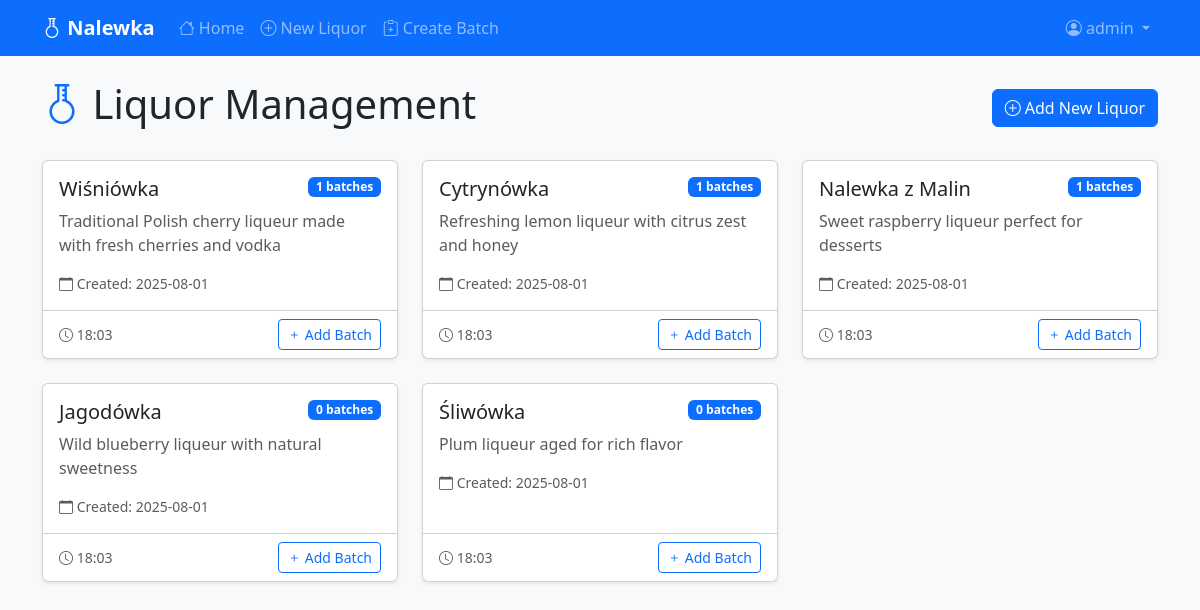
Before: /index (signed in) with the older database file.
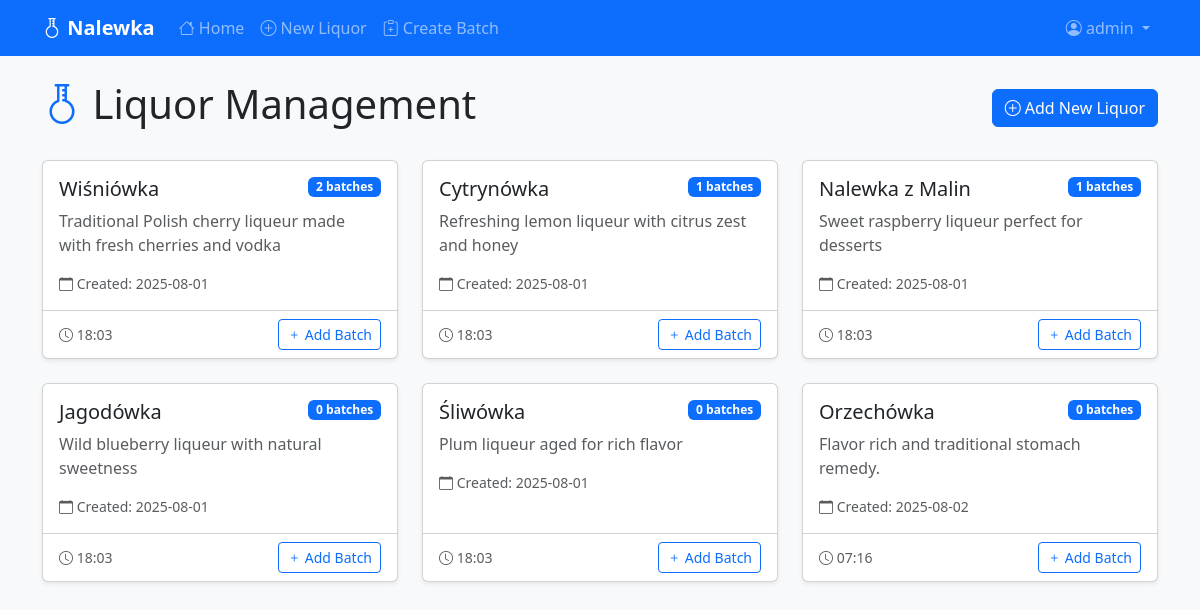
After: the same page with the newer database file.
### app/models.py (models this page shows, shortened)
class Liquor(db.Model):
    id: so.Mapped[int] = so.mapped_column(primary_key=True)
    name: so.Mapped[str] = so.mapped_column(sa.String(128), index=True)
    created: so.Mapped[datetime] = so.mapped_column(index=True, default=lambda: datetime.now(timezone.utc))
    description: so.Mapped[Optional[str]] = so.mapped_column(sa.Text())
    user_id: so.Mapped[int] = so.mapped_column(sa.ForeignKey(User.id), index=True)
    author: so.Mapped[User] = so.relationship(back_populates='liquors')
    batches: so.Mapped[list['Batch']] = so.relationship(back_populates='liquor', cascade='all, delete-orphan')

### app/routes.py (the view)
@app.route('/')
@app.route('/index')
def index():
    if current_user.is_authenticated:
        liquors = Liquor.query.filter_by(user_id=current_user.id).all()
    else:
        liquors = []
    return render_template('index.html', liquors=liquors)

### app/models.py (called while the page is built)
@login.user_loader
def load_user(id):
    return db.session.get(User, int(id))

### app/templates/index.html (shortened to what this page needs)
{% extends "base.html" %}
{% block content %}
<div class="row">
    <div class="col-12">
        <div class="d-flex justify-content-between align-items-center mb-4">
            <h1><i class="bi bi-flask-florence text-primary"></i> Liquor Management</h1>
            {% if current_user.is_authenticated %}
                <a href="{{ url_for('create_liquor') }}" class="btn btn-primary">
                    <i class="bi bi-plus-circle"></i> Add New Liquor
                </a>
            {% endif %}
        </div>
    </div>
</div>
{% if current_user.is_authenticated %}
    {% if liquors %}
        <div class="row">
            {% for liquor in liquors %}
                <div class="col-md-6 col-lg-4 mb-4">
                    <div class="card liquor-card clickable h-100 shadow-sm"
                         onclick="window.location.href='{{ url_for('liquor_batches', liquor_id=liquor.id) }}';">
                        <div class="card-body">
                            <div class="d-flex justify-content-between align-items-start mb-2">
                                <h5 class="card-title mb-0">{{ liquor.name }}</h5>
                                <span class="badge bg-primary">{{ liquor.batches|length }} batches</span>
                            </div>
                            <p class="card-text text-muted">
                                {{ liquor.description or 'No description available' }}
                            </p>
                            <div class="small text-muted">
                                <i class="bi bi-calendar"></i> Created: {{ liquor.created.strftime('%Y-%m-%d') }}
                            </div>
                        </div>
                        <div class="card-footer bg-transparent">
                            <div class="d-flex justify-content-between align-items-center">
                                <small class="text-muted">
                                    <i class="bi bi-clock"></i> {{ liquor.created.strftime('%H:%M') }}
                                </small>
                                <a href="{{ url_for('batch_formula') }}?liquor={{ liquor.id }}"
                                   class="btn btn-sm btn-outline-primary"
                                   onclick="event.stopPropagation();">
                                    <i class="bi bi-plus"></i> Add Batch
                                </a>
                            </div>
                        </div>
                    </div>
                </div>
            {% endfor %}
        </div>
    {% endif %}
{% endif %}
{% endblock %}

Changed rows visible on the page:
computed for Liquor "Wiśniówka": batches|length "1" → "2"
added Liquor: name "Orzechówka", batches|length "0", description "Flavor rich and traditional stomach remedy.", created "2025-08-02", created "07:16"
